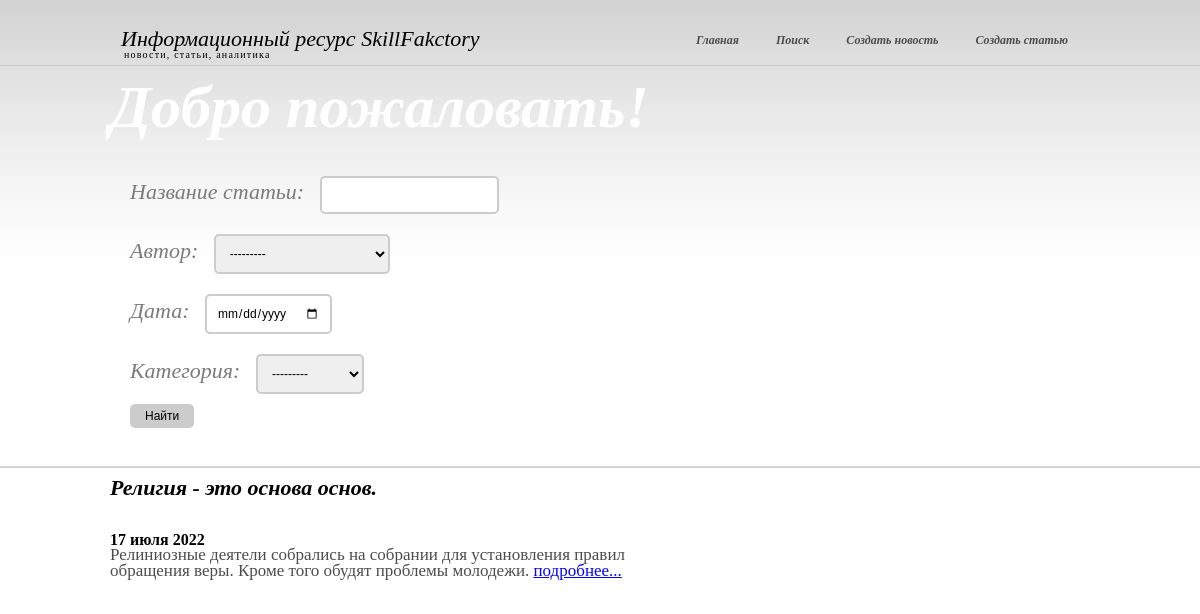
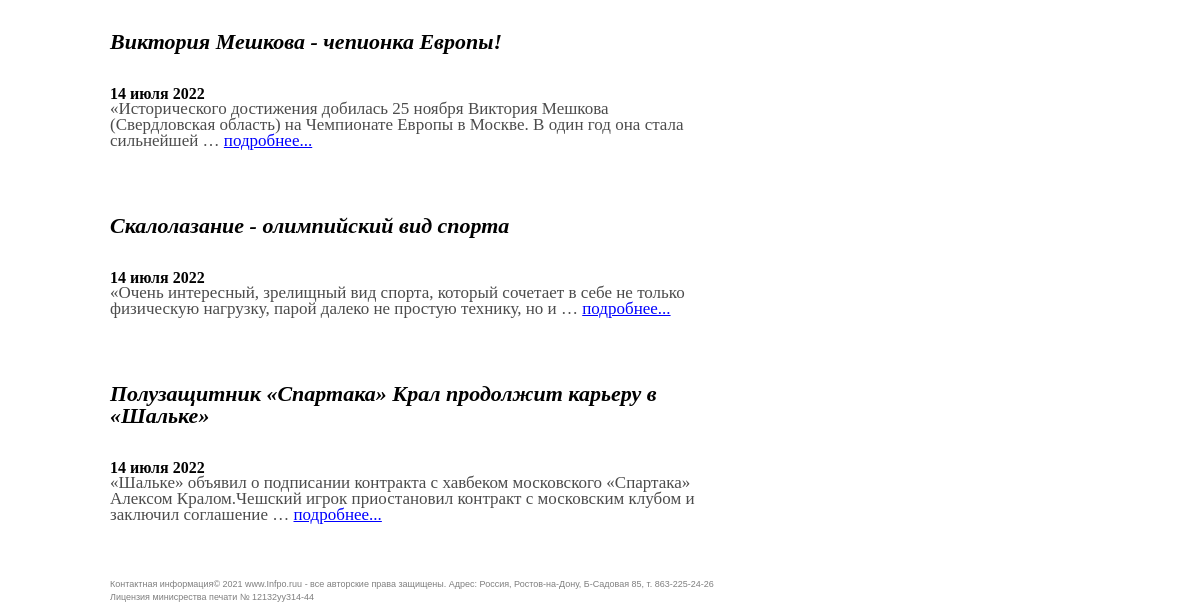
Before: /home/search with the older database file (2 pictures, top to bottom).
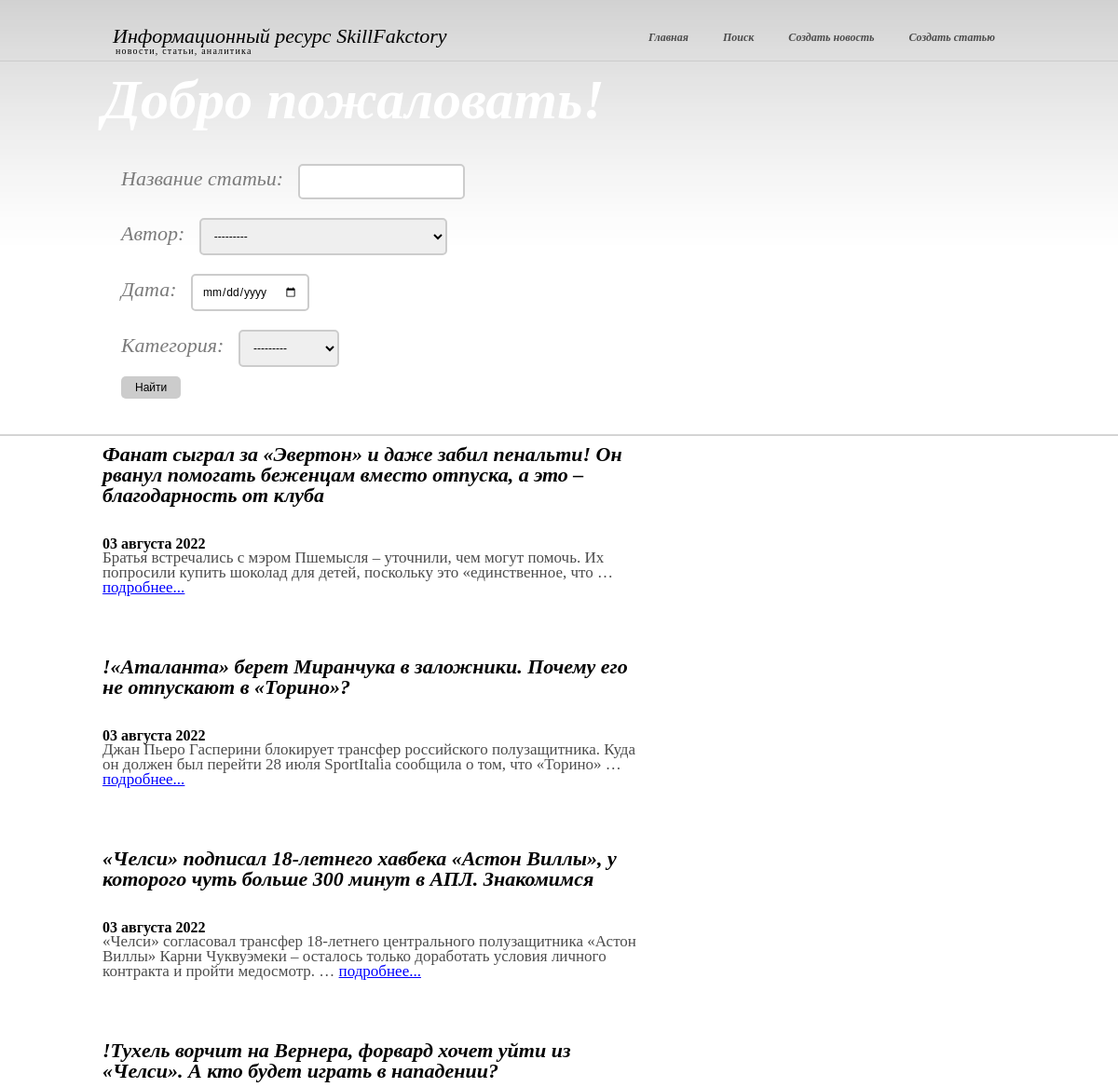
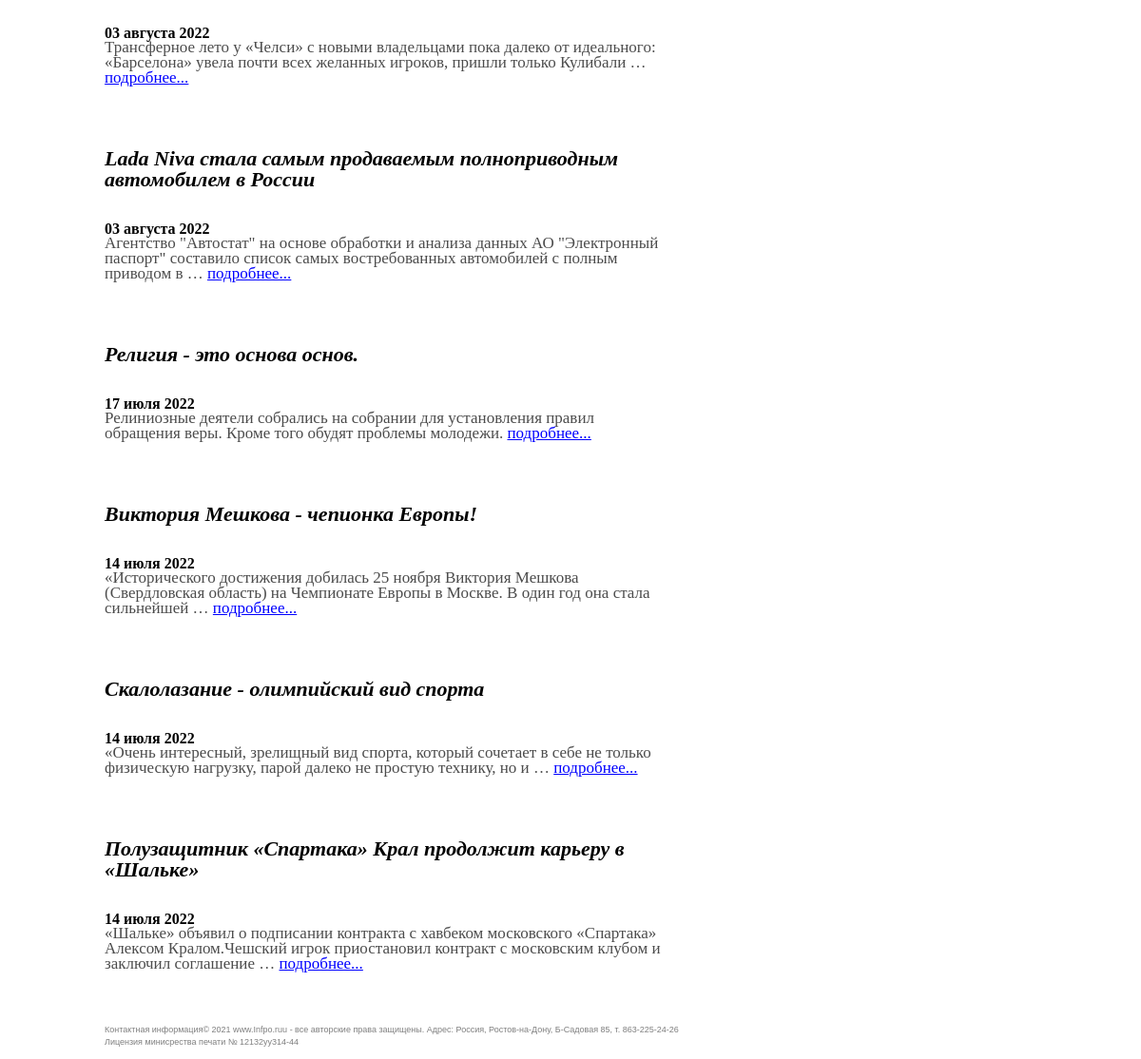
After: the same page with the newer database file (2 pictures, top to bottom).
### news/models.py (models this page shows, shortened)
class Post(models.Model): #Table for the posts
    head_article = models.CharField(max_length=255) #post`s name
    text_post = models.TextField() #text
    date = models.DateTimeField(auto_now_add = True) #date of the post will be added
    type_post = models.CharField(max_length = 20, choices = POSITIONS, default = 'news') #post`s type : news or article
    sum_rank = models.IntegerField ( default=0)
    id_author = models.ForeignKey('Author', on_delete=models.CASCADE) # onetomany relation to the table "Author"
    category = models.ManyToManyField('Category', through=PostCategory) #manytomany relation to the table "Category"

### news/views.py (the view)
class NewsFilter(ListView):
    model = Post
    template_name = 'search.html'
    context_object_name = 'news'
    ordering = '-date'
    def get_queryset(self):
        queryset = super ( ).get_queryset ( )
        self.filter = news_filter ( self.request.GET, queryset )
        return self.filter.qs
    def get_context_data(self, **kwargs):
        context = super().get_context_data(**kwargs)
        context['filter'] = news_filter
        return context

### news/models.py (called while the page is built)
    def __str__(self):
        return f'{self.name}'

    def __str__(self):
        return f'{self.full_name}'

### news/templatetags/custom_filters.py (called while the page is built)
@register.filter()
def censor(value):
   if isinstance(value, str):
      a=['хрен', 'редиска', 'тыква']
      for i in a:
         b=' '+i[0]+'*' * (len(i)-1)+' '
         value=value.replace(i, b)
   return value

### templates/search.html (shortened to what this page needs)
{% extends 'flatpages/default.html' %}
{% load custom_filters%}
{% block search %}
    <form action="" method="get">
        {{ filter.form.as_p }}
        <input type="submit" value="Найти">
    </form>
{% endblock search %}
{% block content %}
{% for i in news %}
    <div class="col">
       <div class="post">
           <h3>{{ i.head_article| censor}}</h3>
            <h4>{{ i.date|date:'d E Y' }}</h4>
            <p>{{ i.text_post|truncatewords:20| censor }}
            <a href="{{ i.id }}">подробнее...</a></p>
      </div>
    </div>
{% endfor %}
{% endblock content %}

### templates/flatpages/default.html (shortened to what this page needs)
<!DOCTYPE html PUBLIC "-//W3C//DTD XHTML 1.0 Transitional//EN" "http://www.w3.org/TR/xhtml1/DTD/xhtml1-transitional.dtd">
<html xmlns="http://www.w3.org/1999/xhtml">
<head>
{% load static %}
<link rel="stylesheet" href="{% static 'css/styles.css' %}" type="text/css" media="all" />
<link rel="stylesheet" href="{% static 'css/styles_form.css' %}" type="text/css" media="all" />
</head>
<body>
<div id="header">
  <div class="shell">
    <div id="logo-holder">
      <h1 id="logo"><a href="#">Информационный ресурс SkillFakctory</a></h1>
      <p id="quote">новости, статьи, аналитика</p>
    </div>
    <div id="navigation">
      <ul>
        <li><a href="/home"><span>Главная</span></a></li>
        <li><a href="/home/search"><span>Поиск</span></a></li>
        <li><a href="/home/news/create"><span>Создать новость</span></a></li>
        <li><a href="/home/article/create"><span>Создать статью</span></a></li>
        </ul>
    </div>
  </div>
</div>
<div id="featured-content">
  <div class="shell">
    <h2>Добро пожаловать! </h2>
    {% block search %}
    {% endblock search %}
  </div>
</div>
<div>
  <div class="shell">
        {% block content %}
        {% endblock content %}
  </div>
</div>
<div class="footer">
  <div class="shell">
    <p class="lf">Контактная информация&copy; 2021 <a href="#">www.Infpo.ruu</a> - все авторские права защищены. Адрес: Россия, Ростов-на-Дону, Б-Садовая 85, т. 863-225-24-26</p>
    <div style="clear:both;">Лицензия минисрества печати № 12132уу314-44</div>
  </div>
</div>
</body>
</html>

### static/css/styles.css (style rules this page uses)
* { margin:0; padding:0; outline:0; }
body { font-size:11px; line-height:16px; font-family:Georgia, serif; color:#4c4c4c; background:#fff url(images/body-bg.gif) repeat-x 0 0; }
a { color:#0252aa; text-decoration:none; cursor:pointer; }
input, textarea, select { font-family:Arial, Helvetica, sans-serif; font-size:12px; border:0; }
.shell { width:980px; margin:0 auto; }
#header { padding:24px 0 41px 0; border-bottom:1px solid #cbcbcb; }
#logo-holder { float:left; display:inline; padding:4px 0 0 11px; }
#logo-holder h1#logo a { font-size:22px; font-weight:normal; color:#000; line-height:21px; font-style:italic; }
#logo-holder p#quote { font-size:10px; color:#000; line-height:12px; padding-left:3px; letter-spacing:0.12em; }
#navigation { float:right; display:inline; }
#navigation ul { list-style:none outside none; }
#navigation ul li { float:left; display:inline; padding-right:7px; }
#navigation ul li a, #navigation ul li a span { float:left; display:inline; height:34px; font-weight:bold; font-style:italic; font-size:12px; color:#4c4c4c; line-height:33px; padding-left:15px; }
#navigation ul li a span { padding:0 15px 0 0; }
#featured-content { padding:11px 0 18px 0; border-bottom:1px solid #d9d9d9; }
#featured-content h2 { font-size:60px; font-style:italic; line-height:60px; color:#fff; padding-bottom:9px; }
#featured-content p { font-size:22px; color:#7b7b7b; line-height:25px; font-style:italic; }
.col { float:left; display:inline; width:590px; margin-right:28px; padding-bottom:41px; }
.post h3 { color:#000; font-size:22px; font-style:italic; line-height:22px; padding:10px 0 10px 0; }
.post h4 { color:#000; font-size:16px; line-height:12px; padding:25px 0 1px 0; }
.post p { font-size:17px; padding-bottom:15px; }
.post p a { color:blue; text-decoration:underline; }
.footer { font-family:Verdana, sans-serif; font-size:9px; padding:10px 0; border-top:1px solid #d0d0d0; }
.footer, .footer a { color:#7f7f7f; text-decoration:none; }
.footer p { margin:0; padding:0; line-height:normal; }
.footer .lf { float:left; }

### static/css/styles_form.css (style rules this page uses)
form { font-family: inherit; font-size: 1rem; font-weight: 50%; padding:10px; margin:10px; align:center; }
input[type=text],select,input[type=date],textarea { padding:10px; margin:10px; border:2px solid #ccc; -webkit-border-radius: 5px; border-radius: 5px; }
input[type=submit] { padding:5px 15px; background:#ccc; border:0 none; cursor:pointer; -webkit-border-radius: 5px; border-radius: 5px; }

Changed rows visible on the page:
added Post: head_article|censor "Фанат сыграл за «Эвертон» и даже забил пенальти! Он рванул помогать беженцам вместо отпуска, а это – благодарность от клуба", date "03 августа 2022", text_post|censor "Братья встречались с мэром Пшемысля – уточнили, чем могут помочь. Их попросили купить шоколад для детей, поскольку это «единственное, что …"
added Post: head_article|censor "!«Аталанта» берет Миранчука в заложники. Почему его не отпускают в «Торино»?", date "03 августа 2022", text_post|censor "Джан Пьеро Гасперини блокирует трансфер российского полузащитника. Куда он должен был перейти 28 июля SportItalia сообщила о том, что «Торино» …"
added Post: head_article|censor "«Челси» подписал 18-летнего хавбека «Астон Виллы», у которого чуть больше 300 минут в АПЛ. Знакомимся", date "03 августа 2022", text_post|censor "«Челси» согласовал трансфер 18-летнего центрального полузащитника «Астон Виллы» Карни Чуквуэмеки – осталось только доработать условия личного контракта и пройти медосмотр. …"
added Post: head_article|censor "!Тухель ворчит на Вернера, форвард хочет уйти из «Челси». А кто будет играть в нападении?", date "03 августа 2022", text_post|censor "Трансферное лето у «Челси» с новыми владельцами пока далеко от идеального: «Барселона» увела почти всех желанных игроков, пришли только Кулибали …"
added Post: head_article|censor "Lada Niva стала самым продаваемым полноприводным автомобилем в России", date "03 августа 2022", text_post|censor "Агентство \"Автостат\" на основе обработки и анализа данных АО \"Электронный паспорт\" составило список самых востребованных автомобилей с полным приводом в …"
